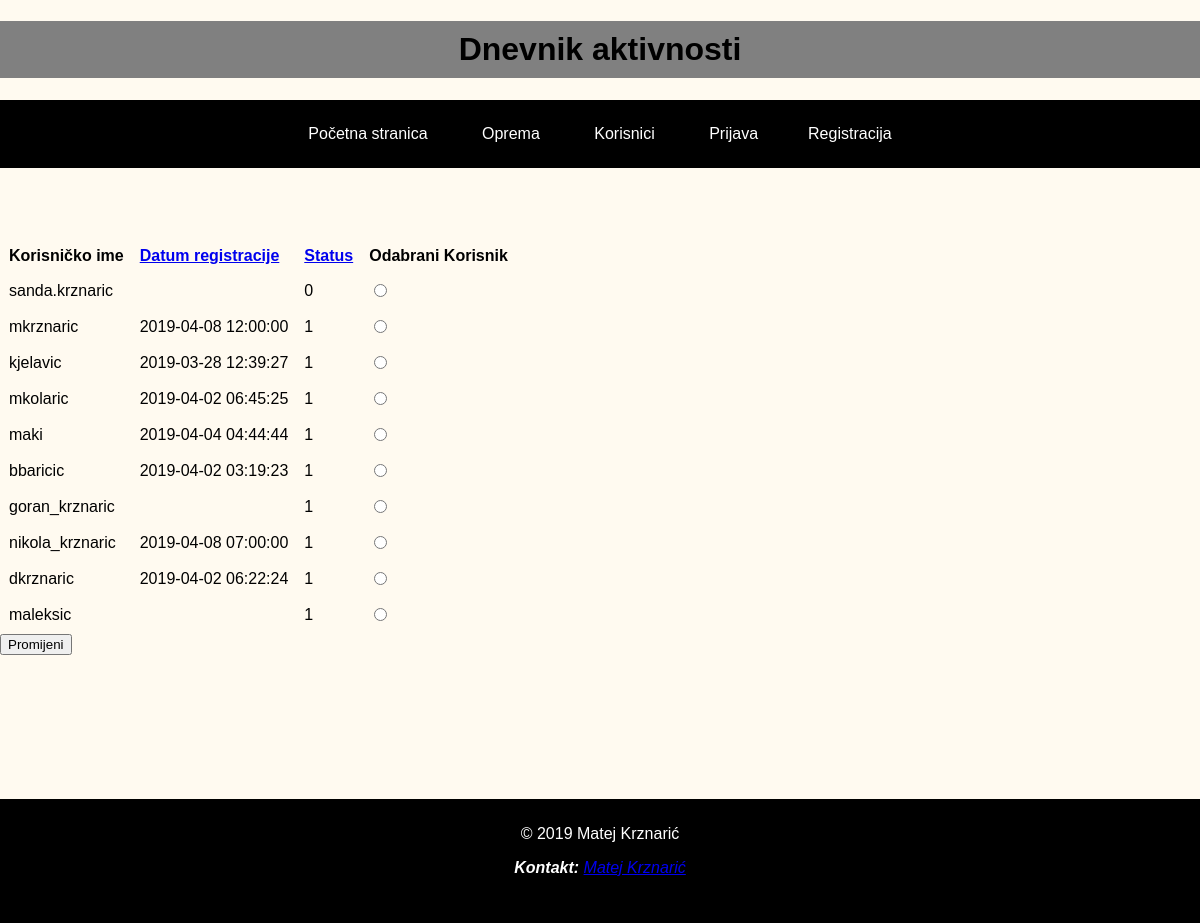
Screenshot of /webdip_projekt/otkljucavanje_blokiranje.php with the database file from the repository.
### tables this page shows
CREATE TABLE `korisnik` (
  `id_korisnik` int(11) NOT NULL,
  `ime` varchar(45) NOT NULL,
  `prezime` varchar(45) NOT NULL,
  `korisnicko_ime` varchar(45) NOT NULL,
  `lozinka` varchar(45) NOT NULL,
  `email` varchar(100) NOT NULL,
  `datum_vrijme_registracije` datetime DEFAULT NULL,
  `status` tinyint(4) NOT NULL,
  `uloga_id_uloga` int(11) NOT NULL
);

### webdip_projekt/sesija.class.php (called while the page is built, shortened)
<?php
class Sesija {
    static function dajKorisnika() {
        if (isset($_SESSION[self::KORISNIK])) {
            $korisnik[self::KORISNIK] = $_SESSION[self::KORISNIK];
            $korisnik[self::TIP] = $_SESSION[self::TIP];
        } else {
            return null;
        }
        return $korisnik;
    }
}

### webdip_projekt/baza.class.php (called while the page is built, shortened)
<?php
class Baza {
    private $veza = null;
    function spojiDB() {
        $this->veza = new mysqli(self::server, self::korisnik, self::lozinka, self::baza);
        $this->veza->set_charset("utf8");
        return $this->veza;
    }
    function selectDB($upit) {
        $rezultat = $this->veza->query($upit);
        return $rezultat;
    }
}
?>

### webdip_projekt/otkljucavanje_blokiranje.php (the view, shortened to what this page needs)
<?php
include ("./baza.class.php");
include("./sesija.class.php");
?>
<!DOCTYPE html>
<html lang="hr">
    <head>
        <link href="css/mkrznaric.css" rel="stylesheet" type="text/css">
        <link href="css/mkrznaric_480.css" rel="stylesheet" type="text/css">
        <link href="css/mkrznaric_ispis.css" media="print" rel="stylesheet" type="text/css">
        <link href="css/mkrznaric_800.css" rel="stylesheet" type="text/css">
        <link href="css/mkrznaric_1024.css" rel="stylesheet" type="text/css">
        <link href="css/mkrznaric_1800.css" rel="stylesheet" type="text/css">
        <link rel="stylesheet" type="text/css" href="https://cdn.datatables.net/s/dt/jq-2.1.4,dt-1.10.10/datatables.min.css"/>
    </head>
    <body>
        <header>
            <h1 id="pocetak_popis">Dnevnik aktivnosti</h1>
        </header>
        <nav>
            <ul class="nav">
                <li><a href="index.php">Početna stranica</a></li>
                <li><a href="oprema.php">Oprema</a></li>
                <li><a href="privatno/korisnici.php">Korisnici</a></li>
                <?php
                if (Sesija::dajKorisnika() == null) {
                    echo '<li><a href="prijava.php">Prijava</a></li>';
                    echo '<li><a href="registracija.php">Registracija</a></li>';
                } else if (Sesija::dajKorisnika() != null) {
                    if ($tip == "administrator") {
                        echo '<li><a href="odjava.php">Odjava</a></li>';
                        echo '<li><a href="dnevnik.php">Dnevnik aktivnosti</a></li>';
                        echo '<li><a href="VirtualTime.php">Virtualno vrijeme</a></li>';
                        echo '<li><a href="konfiguracija_sustava.php">Konfiguracija sustava</a></li>';
                        echo '<li><a href="otkljucavanje_blokiranje.php">Upravljanje korisnicima</a></li>';
                        echo '<li><a href="DodijeliModeratora.php">Dodijela moderatora</a></li>';
                        echo '<li><a href="NovaLokacija.php">Nova lokacija</a></li>';
                        echo '<li><a href="NovaOprema.php">Nova oprema</a></li>';
                    }
                    if ($tip == "moderator") {
                        echo '<li><a href="odjava.php">Odjava</a></li>';
                    }
                    if ($tip == "registrirani_korisnik") {
                        echo '<li><a href="odjava.php">Odjava</a></li>';
                    }
                }
                ?>
            </ul>
        </nav>
        <section id="sadrzajtablica">
            <br>
            <form id="promjenaStatusaKorisnika" novalidate method="post" name="promjenaStatusaKorisnika" action="otkljucavanje_blokiranje.php">
                <br>
                <br>
<?php
                $baza = new Baza();
                $baza->spojiDB();
                if (isset($_GET['order'])) {
                    $order = $_GET['order'];
                } else {
                    $order = 'status';
                }
                if (isset($_GET['sort'])) {
                    $sort = $_GET['sort'];
                } else {
                    $sort = 'ASC';
                }
                $upit = "SELECT *from korisnik ORDER BY $order $sort";
                $sort == 'DESC' ? $sort = 'ASC' : $sort = 'DESC';
                $rs = $baza->selectDB($upit);
                echo"<table id ='table_id'  class='display'>
    <thead>
                <tr>
                    <th class='zaglavlje'>Korisničko ime</th>
                    <th class='zaglavlje'><a href='?order=datum_vrijme_registracije&&sort=$sort'>Datum registracije</a></th>
                    <th class='zaglavlje'><a href='?order=status&&sort=$sort'>Status</a></th>
                        <th>Odabrani Korisnik</th>
                </tr>
                </thead>
                <tbody>";
                while ($row=$rs->fetch_assoc()) {
                    $naziv=$row['korisnicko_ime'];
                    $datum_vrijeme=$row['datum_vrijme_registracije'];
                    $status=$row['status'];
                    $id=$row['id_korisnik'];
                    echo "<tr>\n<td>$naziv</td>\n<td>$datum_vrijeme</td>\n<td>$status</td><td><input type='radio' name='radiobutton' value='".$id."'></td></tr>";
                }
                echo"</tbody></table>";
            ?>
                <input  type="submit" name="promijeni" id="promijeniUseruStatus" value="Promijeni">
                <br>
                <br>
                <br><br>
                <br>
            </form>
            <br>
            <br>
            <br>
            <br>
        </section>
        <footer id="kraj">
            <p>&copy; 2019 Matej Krznarić</p>
            <address><strong>Kontakt:</strong> <a href="mailto:mkrznaric@foi.hr">Matej Krznarić</a></address>
            <br>
            <br>
        </footer>
    </body>
</html>

### webdip_projekt/css/mkrznaric.css (style rules this page uses)
#pocetak_popis { width: auto; padding: 10px; text-align: center; background: gray; -webkit-animation: pozadina 5s infinite; animation: pozadina 5s infinite; }
body { background: floralwhite; color: black; font-family: "Arial"; margin: auto; overflow-x: hidden; }
.nav { background: black; color: white; list-style: none; text-align: center; padding: 25px 0 25px 0; }
.nav > li { display: inline-block; padding: 0 25px 0 25px; }
.nav > li > a { text-decoration: none; color: white; }
td, th { text-align: left; padding: 7px; }
#sadrzajtablica { overflow-x: hidden; }
#kraj { text-align: center; color: white; background: black; padding: 10px; width: auto; position: relative; }

### webdip_projekt/css/mkrznaric_1024.css (style rules this page uses)
@media only screen and (min-width: 1024px) { #pocetak_popis { width: auto; padding: 10px; text-align: center; background: gray; -webkit-animation: pozadina 5s infinite; animation: pozadina 5s infinite; } }
@media only screen and (min-width: 1024px) { body { background: floralwhite; color: black; font-family: "Arial"; margin: auto; overflow-x: hidden; } }
@media only screen and (min-width: 1024px) { .nav { background: black; color: white; list-style: none; text-align: center; padding: 25px 0 25px 0; } }
@media only screen and (min-width: 1024px) { .nav > li { display: inline-block; padding: 0 25px 0 25px; } }
@media only screen and (min-width: 1024px) { .nav > li > a { text-decoration: none; color: white; } }
@media only screen and (min-width: 1024px) { td, th { text-align: left; padding: 7px; } }
@media only screen and (min-width: 1024px) { #sadrzajtablica { overflow-x: hidden; } }
@media only screen and (min-width: 1024px) { #kraj { text-align: center; color: white; background: black; padding: 10px; width: auto; position: relative; } }

### rows the page displays
korisnik: korisnicko_ime "sanda.krznaric", status "0"
korisnik: korisnicko_ime "mkrznaric", datum_vrijme_registracije "2019-04-08 12:00:00", status "1"
korisnik: korisnicko_ime "kjelavic", datum_vrijme_registracije "2019-03-28 12:39:27", status "1"
korisnik: korisnicko_ime "mkolaric", datum_vrijme_registracije "2019-04-02 06:45:25", status "1"
korisnik: korisnicko_ime "maki", datum_vrijme_registracije "2019-04-04 04:44:44", status "1"
korisnik: korisnicko_ime "bbaricic", datum_vrijme_registracije "2019-04-02 03:19:23", status "1"
korisnik: korisnicko_ime "goran_krznaric", status "1"
korisnik: korisnicko_ime "nikola_krznaric", datum_vrijme_registracije "2019-04-08 07:00:00", status "1"
korisnik: korisnicko_ime "dkrznaric", datum_vrijme_registracije "2019-04-02 06:22:24", status "1"
korisnik: korisnicko_ime "maleksic", status "1"
